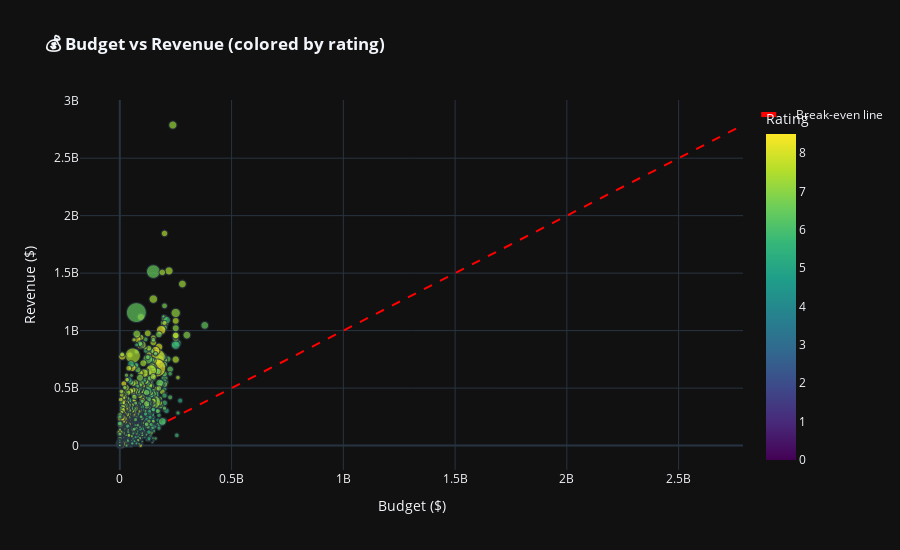

The notebook cell this image was saved under:
### Markdown cell above
### 3.5 Budget vs Revenue Analysis

### Code cell
# ── Budget vs Revenue scatter (only movies with both > 0) ──
budget_rev = df[(df['budget'] > 0) & (df['revenue'] > 0)].copy()
budget_rev['roi'] = (budget_rev['revenue'] - budget_rev['budget']) / budget_rev['budget'] * 100

fig = px.scatter(
    budget_rev, x='budget', y='revenue',
    color='vote_average', size='popularity',
    hover_name='title',
    labels={'budget': 'Budget ($)', 'revenue': 'Revenue ($)', 'vote_average': 'Rating'},
    title='<b>💰 Budget vs Revenue (colored by rating)</b>',
    color_continuous_scale='viridis',
    size_max=20, opacity=0.7
)
# Add break-even line
max_val = max(budget_rev['budget'].max(), budget_rev['revenue'].max())
fig.add_trace(go.Scatter(x=[0, max_val], y=[0, max_val], mode='lines',
                         line=dict(dash='dash', color='red', width=2),
                         name='Break-even line'))
fig.update_layout(template='plotly_dark', width=900, height=550)
fig.show()

# Top ROI movies
print('\n🏆 Top 10 Movies by ROI (Return on Investment):')
top_roi = budget_rev.nlargest(10, 'roi')[['title', 'budget', 'revenue', 'roi', 'vote_average']]
top_roi['roi'] = top_roi['roi'].apply(lambda x: f'{x:,.0f}%')
top_roi['budget'] = top_roi['budget'].apply(lambda x: f'${x:,.0f}')
top_roi['revenue'] = top_roi['revenue'].apply(lambda x: f'${x:,.0f}')
print(top_roi.to_string(index=False))

### Figure 1 — Plotly figure (JSON) as saved in the notebook; plotly's stock layout.template omitted (floating-point values rounded to 4 significant figures; data arrays with more than 128 entries replaced by an {"elided": "..."} marker saying what was removed)
{"data": [{"hovertemplate": "<b>%{hovertext}</b><br><br>Budget ($)=%{x}<br>Revenue ($)=%{y}<br>popularity=%{marker.size}<br>Rating=%{marker.color}<extra></extra>", "hovertext": {"elided": "3229 str values"}, "legendgroup": "", "marker": {"color": {"elided": "3229 float values"}, "coloraxis": "coloraxis", "opacity": 0.7, "size": {"elided": "3229 float values"}, "sizemode": "area", "sizeref": 2.189, "symbol": "circle"}, "mode": "markers", "name": "", "showlegend": false, "type": "scattergl", "x": {"elided": "3229 int values"}, "xaxis": "x", "y": {"elided": "3229 int values"}, "yaxis": "y"}, {"line": {"color": "red", "dash": "dash", "width": 2}, "mode": "lines", "name": "Break-even line", "type": "scatter", "x": [0, 2787965087], "y": [0, 2787965087]}], "layout": {"coloraxis": {"colorbar": {"title": {"text": "Rating"}}, "colorscale": [[0.0, "#440154"], [0.1111, "#482878"], [0.2222, "#3e4989"], [0.3333, "#31688e"], [0.4444, "#26828e"], [0.5556, "#1f9e89"], [0.6667, "#35b779"], [0.7778, "#6ece58"], [0.8889, "#b5de2b"], [1.0, "#fde725"]]}, "height": 550, "legend": {"itemsizing": "constant", "tracegroupgap": 0}, "title": {"text": "<b>💰 Budget vs Revenue (colored by rating)</b>"}, "width": 900, "xaxis": {"anchor": "y", "domain": [0.0, 1.0], "title": {"text": "Budget ($)"}}, "yaxis": {"anchor": "x", "domain": [0.0, 1.0], "title": {"text": "Revenue ($)"}}}}
